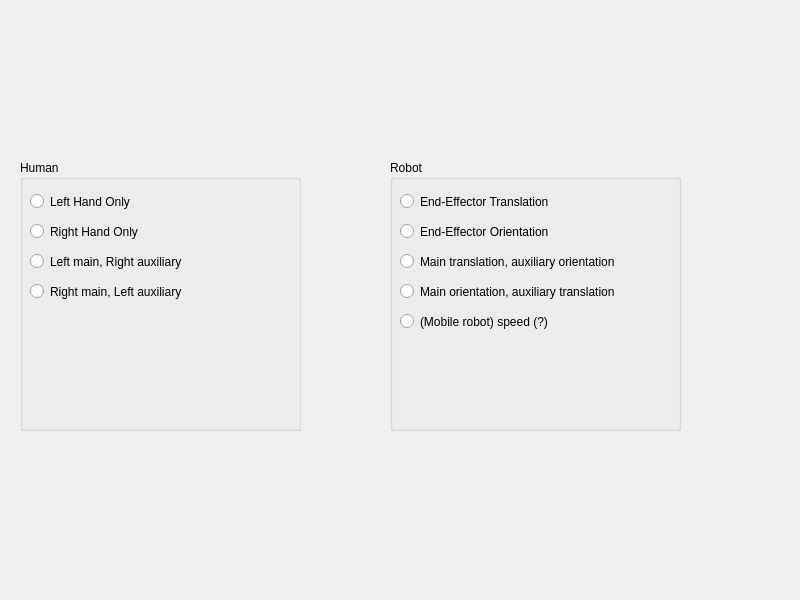
<?xml version="1.0" encoding="UTF-8"?>
<ui version="4.0">
 <class>Form</class>
 <widget class="QWidget" name="Form">
  <property name="geometry">
   <rect>
    <x>0</x>
    <y>0</y>
    <width>800</width>
    <height>600</height>
   </rect>
  </property>
  <property name="windowTitle">
   <string>Form</string>
  </property>
  <widget class="QGroupBox" name="groupBox">
   <property name="geometry">
    <rect>
     <x>20</x>
     <y>160</y>
     <width>281</width>
     <height>271</height>
    </rect>
   </property>
   <property name="title">
    <string>Human</string>
   </property>
   <widget class="QRadioButton" name="radioButton">
    <property name="geometry">
     <rect>
      <x>10</x>
      <y>30</y>
      <width>181</width>
      <height>23</height>
     </rect>
    </property>
    <property name="text">
     <string>Left Hand Only</string>
    </property>
   </widget>
   <widget class="QRadioButton" name="radioButton_2">
    <property name="geometry">
     <rect>
      <x>10</x>
      <y>60</y>
      <width>131</width>
      <height>23</height>
     </rect>
    </property>
    <property name="text">
     <string>Right Hand Only</string>
    </property>
   </widget>
   <widget class="QRadioButton" name="radioButton_5">
    <property name="geometry">
     <rect>
      <x>10</x>
      <y>90</y>
      <width>211</width>
      <height>23</height>
     </rect>
    </property>
    <property name="text">
     <string>Left main, Right auxiliary</string>
    </property>
   </widget>
   <widget class="QRadioButton" name="radioButton_6">
    <property name="geometry">
     <rect>
      <x>10</x>
      <y>120</y>
      <width>211</width>
      <height>23</height>
     </rect>
    </property>
    <property name="text">
     <string>Right main, Left auxiliary</string>
    </property>
   </widget>
  </widget>
  <widget class="QGroupBox" name="groupBox_2">
   <property name="geometry">
    <rect>
     <x>390</x>
     <y>160</y>
     <width>291</width>
     <height>271</height>
    </rect>
   </property>
   <property name="title">
    <string>Robot</string>
   </property>
   <widget class="QRadioButton" name="radioButton_3">
    <property name="geometry">
     <rect>
      <x>10</x>
      <y>30</y>
      <width>191</width>
      <height>23</height>
     </rect>
    </property>
    <property name="text">
     <string>End-Effector Translation</string>
    </property>
   </widget>
   <widget class="QRadioButton" name="radioButton_4">
    <property name="geometry">
     <rect>
      <x>10</x>
      <y>60</y>
      <width>201</width>
      <height>23</height>
     </rect>
    </property>
    <property name="text">
     <string>End-Effector Orientation</string>
    </property>
   </widget>
   <widget class="QRadioButton" name="radioButton_7">
    <property name="geometry">
     <rect>
      <x>10</x>
      <y>90</y>
      <width>281</width>
      <height>23</height>
     </rect>
    </property>
    <property name="text">
     <string>Main translation, auxiliary orientation</string>
    </property>
   </widget>
   <widget class="QRadioButton" name="radioButton_8">
    <property name="geometry">
     <rect>
      <x>10</x>
      <y>120</y>
      <width>281</width>
      <height>23</height>
     </rect>
    </property>
    <property name="text">
     <string>Main orientation, auxiliary translation</string>
    </property>
   </widget>
   <widget class="QRadioButton" name="radioButton_9">
    <property name="geometry">
     <rect>
      <x>10</x>
      <y>150</y>
      <width>281</width>
      <height>23</height>
     </rect>
    </property>
    <property name="text">
     <string>(Mobile robot) speed (?)</string>
    </property>
   </widget>
  </widget>
 </widget>
 <resources/>
 <connections/>
</ui>
